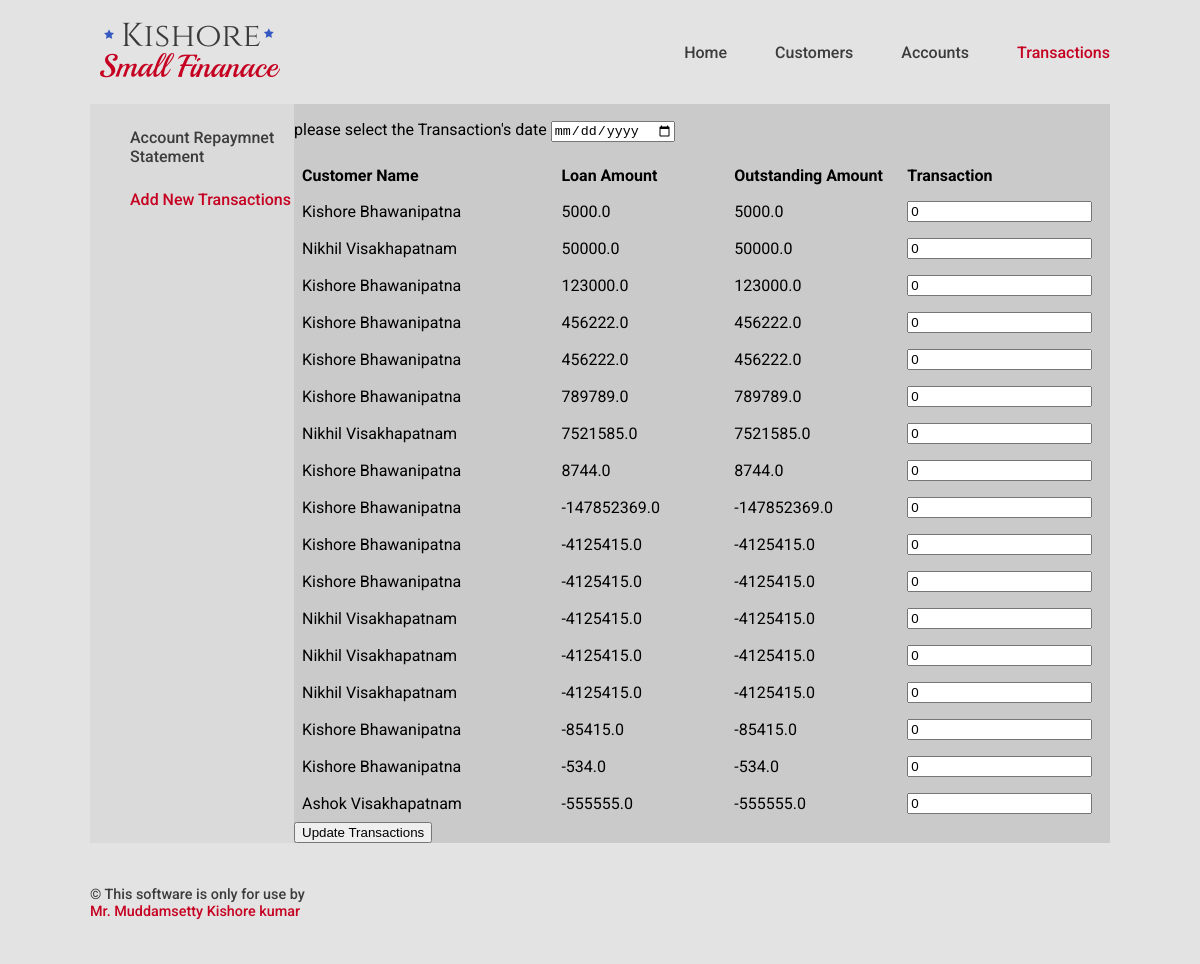
Screenshot of /transaction/transact/ with the database file from the repository.
### Accounts/models.py (models this page shows, shortened)
class Account(models.Model):
    ACTIVE = 'A'
    INACTIVE = 'I'
    ACTIVENESS_CHOICE = [
    (ACTIVE, 'Active'),
    (INACTIVE, 'Inactive'),
    ]
    loan_account_number = models.BigAutoField(primary_key=True)
    customer = models.ForeignKey(Customer,on_delete=models.PROTECT,db_index=True)
    loan_amount = models.FloatField(default=0)
    outstanding_amount = models.FloatField(null=True,blank=True,default=0)
    open_date = models.DateField(db_index=True)
    close_date = models.DateField(blank=True,null=True)
    current_Status = models.CharField(max_length=1,choices=ACTIVENESS_CHOICE,default=ACTIVE,db_index=True)

### Customers/models.py (models this page shows, shortened)
class Customer(models.Model):
    customer_id = models.AutoField(primary_key=True)
    customer_name = models.CharField(max_length=35,db_index=True)
    customer_phone_number = models.IntegerField(blank=True,null=True)
    customer_address_line_1 = models.CharField(max_length=40,blank=True, null=True)
    customer_address_line_2 = models.CharField(max_length=40,blank=True, null=True)
    customer_address_city = models.CharField(max_length=40,blank=True, null=True)
    def __str__(self):
        return '%s %s ' % (self.customer_name, self.customer_address_city)

### Transactions/views.py (the view)
# urls.py: path('transact/' , TransactionAccountListView.as_view()),
class TransactionAccountListView(ListView):
    model = Account
    template_name = "Transactions/transaction_update_list.html"
    fields = ['customer','loan_amount','outstanding_amount']

### Template/Transactions/transaction_update_list.html (shortened to what this page needs)
<!DOCTYPE html>
{% extends "base.html" %}
{% block nav-Transactions %}
current-link
{% endblock %}
{% block main %}
<div class="main-column">
  <div class="col sub-navigation">
    <ul class="sub-navigation-ul">
      <li class="sub-navigation-li"><a class="sub-nav-link " href="/transaction/">Account Repaymnet Statement</a></li>
      <li class="sub-navigation-li"><a class="sub-nav-link current-link" href="/transaction/transact">Add New Transactions</a></li>
    </ul>
  </div>
  <div class="col main-data">
    <form class="" action="/transaction/transact/submit/" method="post">
      <p>please select the Transaction's date <input type="date" name="date"> </p>
      <table class="customers-data">
        <thead>
          <th style="width:30%">Customer Name</th>
          <th style="width:20%">Loan Amount</th>
          <th style="width:20%">Outstanding Amount</th>
          <th style="width:20%">Transaction</th>
        </thead>
        <tbody>
        {% for account in account_list %}
          <tr>
            <td>{{account.customer}}</td>
            <td>{{account.loan_amount}}</td>
            <td>{{account.outstanding_amount}}</td>
            <td><input type="number" name="{{account.loan_account_number}}" value="0" ></td>
          </tr>
        {% empty %}
            <p>no customer yet.</p>
        {% endfor %}
        </tbody>
      </table>
      <button type="submit" >Update Transactions</button>
    </form>
  </div>
</div>
{% endblock %}

### static/css/base.css (style rules this page uses)
body { margin: 0; font-size: 16px; background-color: #dadada; background-color: #e3e3e3; font-family: 'Roboto'; box-sizing: border-box; }
.main-column { display: flex; background-color: #cacaca; }
.sub-navigation { width: 20%; background-color: #7c7c7c; background-color: #dadada; }
.sub-navigation { min-height: 430px; }
.sub-navigation-ul { list-style: none; }
.sub-navigation-li { margin: 1.5em auto; }
.sub-nav-link { text-decoration: none; color: #3c3c3c; font-weight: 500; }
.current-link { color: #C60021; }
.main-data { width: 80%; }
table { table-layout: auto; width: 100%; border-collapse:collapse; text-transform: capitalize; }
th,td { border:none; text-align: left; padding: 0.5em; }

### rows the page displays
Account: customer "Kishore Bhawanipatna", loan_amount "5000.0", outstanding_amount "5000.0"
Account: customer "Nikhil Visakhapatnam", loan_amount "50000.0", outstanding_amount "50000.0"
Account: customer "Kishore Bhawanipatna", loan_amount "123000.0", outstanding_amount "123000.0"
Account: customer "Kishore Bhawanipatna", loan_amount "456222.0", outstanding_amount "456222.0"
Account: customer "Kishore Bhawanipatna", loan_amount "456222.0", outstanding_amount "456222.0"
Account: customer "Kishore Bhawanipatna", loan_amount "789789.0", outstanding_amount "789789.0"
Account: customer "Nikhil Visakhapatnam", loan_amount "7521585.0", outstanding_amount "7521585.0"
Account: customer "Kishore Bhawanipatna", loan_amount "8744.0", outstanding_amount "8744.0"
Account: customer "Kishore Bhawanipatna", loan_amount "-147852369.0", outstanding_amount "-147852369.0"
Account: customer "Kishore Bhawanipatna", loan_amount "-4125415.0", outstanding_amount "-4125415.0"
Account: customer "Kishore Bhawanipatna", loan_amount "-4125415.0", outstanding_amount "-4125415.0"
Account: customer "Nikhil Visakhapatnam", loan_amount "-4125415.0", outstanding_amount "-4125415.0"
Account: customer "Nikhil Visakhapatnam", loan_amount "-4125415.0", outstanding_amount "-4125415.0"
Account: customer "Nikhil Visakhapatnam", loan_amount "-4125415.0", outstanding_amount "-4125415.0"
Account: customer "Kishore Bhawanipatna", loan_amount "-85415.0", outstanding_amount "-85415.0"
Account: customer "Kishore Bhawanipatna", loan_amount "-534.0", outstanding_amount "-534.0"
Account: customer "Ashok Visakhapatnam", loan_amount "-555555.0", outstanding_amount "-555555.0"
